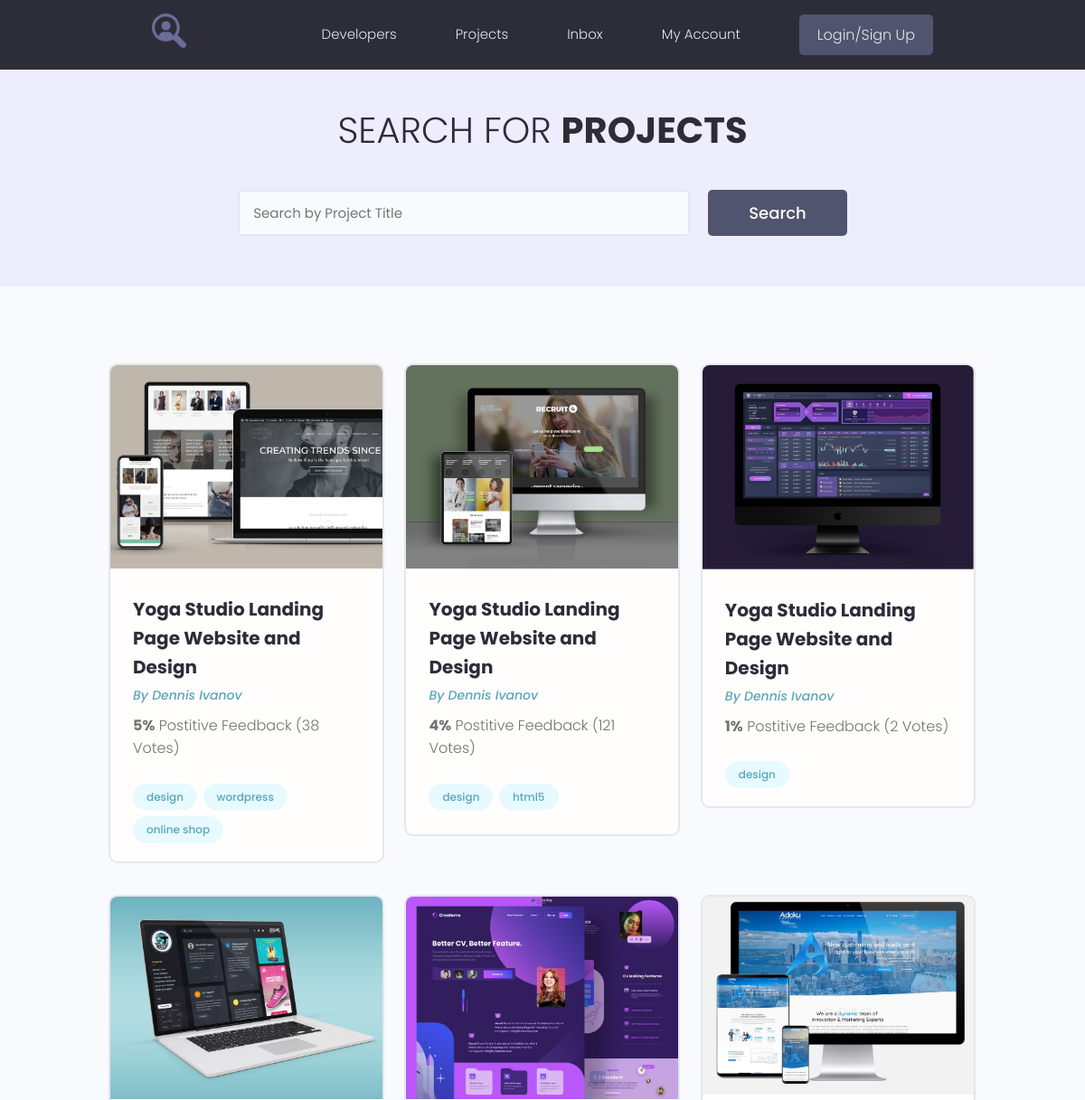
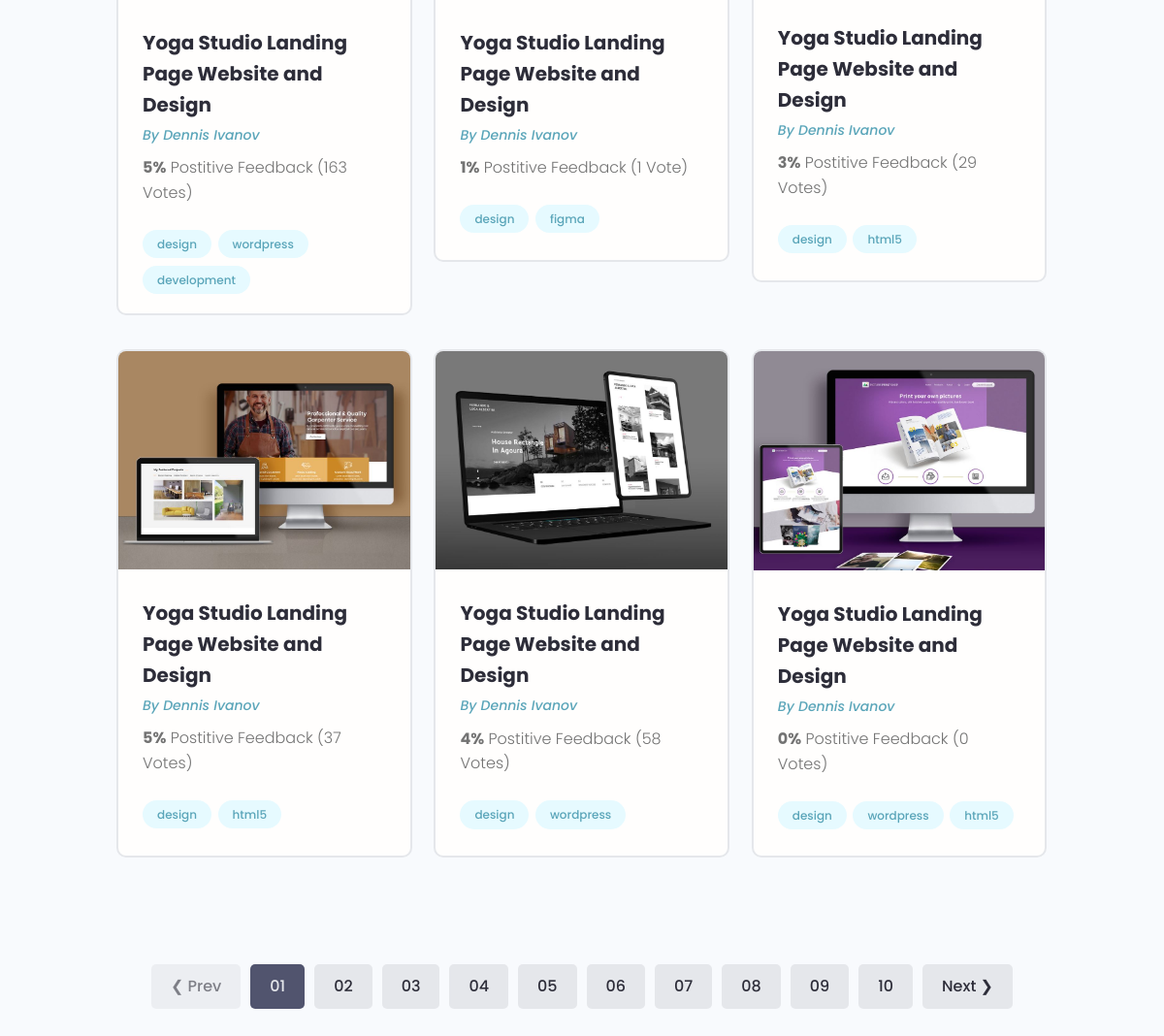
The page / on the database its author committed (2 pictures, top to bottom).
### projects/models.py (models this page shows, shortened)
class Project(models.Model):
    title = models.CharField(max_length=200)
    description = models.TextField(null=True, blank=True)
    featured_image = models.ImageField(upload_to='projects/%Y/%m/%d/', default='default.jpg')
    demo_link = models.CharField(max_length=200, null=True, blank=True)
    source_link = models.CharField(max_length=200, null=True, blank=True)
    tags = models.ManyToManyField('Tag', blank=True)
    vote_total = models.IntegerField(default=0)
    vote_ratio = models.IntegerField(default=0)
    created = models.DateTimeField(auto_now_add=True)

class Tag(models.Model):
    name = models.CharField(max_length=200)
    created = models.DateTimeField(auto_now_add=True)
    def __str__(self):
        return self.name

### projects/views.py (the view)
# urls.py: path('', include('projects.urls')),
def projects(request):
    pr = Project.objects.all()
    context = {
        'projects': pr
    }
    return render(request, 'projects/projects.html', context)

### projects/templates/projects/projects.html (shortened to what this page needs)
{% extends 'projects/base.html' %}
{% block content %}
  <main class="projects">
    <section class="hero-section text-center">
      <div class="container container--narrow">
        <div class="hero-section__box">
          <h2>Search for <span>Projects</span></h2>
        </div>
        <div class="hero-section__search">
          <form class="form" action="#" method="get">
            <div class="form__field">
              <input class="input input--text" id="formInput#search" type="text" name="text"
                placeholder="Search by Project Title" />
            </div>
            <input class="btn btn--sub btn--lg" type="submit" value="Search" />
          </form>
        </div>
      </div>
    </section>
    <section class="projectsList">
      <div class="container">
        <div class="grid grid--three">
          {% for project in projects %}
          <div class="column">
            <div class="card project">
              <a href="{% url 'project' project.id %}" class="project">
                <img class="project__thumbnail" src="{{ project.featured_image.url }}" alt="project thumbnail" />
                <div class="card__body">
                  <h3 class="project__title">Yoga Studio Landing Page Website and Design</h3>
                  <p><a class="project__author" href="profile.html">By Dennis Ivanov</a></p>
                  <p class="project--rating">
                    <span style="font-weight: bold;">{{ project.vote_ratio }}%</span> Postitive
                    Feedback ({{ project.vote_total }} Vote{{ project.vote_total|pluralize:'s'}})
                  </p>
                  <div class="project__tags">
                    {% for tag in project.tags.all %}
                    <span class="tag tag--pill tag--main">
                      <small>{{ tag }}</small>
                    </span>
                    {% endfor %}
                  </div>
                </div>
              </a>
            </div>
          </div>
          {% endfor %}
        </div>
      </div>
    </section>
    <div class="pagination">
      <ul class="container">
        <li><a href="#" class="btn btn--disabled">&#10094; Prev</a></li>
        <li><a href="#" class="btn btn--sub">01</a></li>
        <li><a href="#" class="btn">02</a></li>
        <li><a href="#" class="btn">03</a></li>
        <li><a href="#" class="btn">04</a></li>
        <li><a href="#" class="btn">05</a></li>
        <li><a href="#" class="btn">06</a></li>
        <li><a href="#" class="btn">07</a></li>
        <li><a href="#" class="btn">08</a></li>
        <li><a href="#" class="btn">09</a></li>
        <li><a href="#" class="btn">10</a></li>
        <li><a href="#" class="btn">Next &#10095;</a></li>
      </ul>
    </div>
  </main>
{% endblock %}

### projects/templates/projects/base.html (shortened to what this page needs)
<!DOCTYPE html>
{% load static %}
<html lang="en">
<head>
   <link rel="stylesheet" href="https://maxcdn.bootstrapcdn.com/font-awesome/4.5.0/css/font-awesome.min.css">
  <link rel="stylesheet" href="{% static 'uikit/styles/uikit.css' %}" />
  <link rel="stylesheet" href="{% static 'styles/app.css' %}" />
</head>
<body>
{% include 'projects/navbar.html' %}
{% block content %}
{% endblock %}
</body>
</html>

### projects/templates/projects/navbar.html (shortened to what this page needs)
{% load static %}
  <header class="header">
    <div class="container container--narrow">
      <a href="/" class="header__logo">
        <img src="{% static 'images/logo.svg' %}" alt="DevSearch Logo" />
      </a>
      <nav class="header__nav">
        <ul class="header__menu">
          <li class="header__menuItem"><a href="index.html">Developers</a></li>
          <li class="header__menuItem"><a href="{% url 'projects' %}">Projects</a></li>
          <li class="header__menuItem"><a href="inbox.html">Inbox</a></li>
          <li class="header__menuItem"><a href="account.html">My Account</a></li>
          <li class="header__menuItem"><a href="login.html" class="btn btn--sub">Login/Sign Up</a></li>
        </ul>
      </nav>
    </div>
  </header>

### projects/static/styles/app.css (style rules this page uses)
:root { --color-sub: #2d2d39; }
.btn--sub { background-color: var(--color-sub-light); }
.card { border: 2px solid var(--color-light); }
img { width: 100%; }
.header { position: sticky; z-index: 111; background-color: var(--color-sub); padding: 1.5rem 0; }
.header > .container { display: flex; justify-content: space-between; align-items: center; }
.header__logo > img { height: 3.8rem; }
.header__nav > ul { display: inline-flex; align-items: center; list-style: none; gap: 6.5rem; }
.header__menuItem > a { color: var(--color-light); font-weight: 300; }
.hero-section { height: 40vh; display: flex; align-items: center; background-color: var(--color-sub); }
.hero-section__box { margin-bottom: 4rem; }
.hero-section__box > h2, .hero-section__box > h2 > span { font-size: 4rem; color: var(--color-light); line-height: 1.3; text-transform: uppercase; }
.hero-section__box > h2 { font-weight: 300; }
.hero-section__box > h2 > span { font-weight: 700; }
.hero-section__search > .form { display: flex; align-items: center; justify-content: center; gap: 2rem; }
.hero-section__search > .form input.input--text { width: 50rem; }
.pagination { margin-top: 8rem; margin-bottom: 10rem; }
.pagination > ul { flex-wrap: wrap; list-style: none; display: flex; align-items: center; justify-content: center; gap: 1rem; }
.pagination .btn { color: var(--color-sub); }
.pagination .btn.btn--sub { color: var(--color-light); }
.project__author { font-size: 1.4rem; font-style: italic; }
.project--rating { margin-bottom: 1.6em; margin-top: .5em; }
.projects > .hero-section { background: var(--color-sub-lighter); height: 30vh; }
.projects .hero-section__box { margin-bottom: 2.5rem; }
.projects .hero-section__box > h2 { color: var(--color-sub); }
.projects .hero-section__box > h2 > span { font-weight: 700; color: var(--color-sub); }
.projectsList { margin-top: 8rem; }
.project__thumbnail { object-fit: cover; object-position: top center; width: 100%; }
.project__title { font-size: 2rem; font-weight: 700; color: var(--color-sub); }

### projects/static/uikit/styles/modules/_variables.css (style rules this page uses)
:root { --color-main: #5aa5b9; --color-main-light: #e6faff; --color-sub: #3f4156; --color-sub-light: #51546e; --color-sub-lighter: #ededfd; --color-text: #737373; --color-gray: #8b8b8b; --color-light: #e5e7eb; --color-light-gray: #767676; --color-bg: #f8fafd; --color-white: #fffefd; --color-white-light: #f3f3f3; --color-success: #359e64; --color-success-bg: #def8e8; --color-error: #fc4b0b; --color-error-bg: #fff2ee; --font-base: 'Poppins', arial, helvetica, 'Segoe UI', roboto, ubuntu, sans-serif; --font-monospace: 'Fira Code', 'Courier New', courier, monospace; --font-regular: 300; --font-medium: 500; --font-bold: 700; --generic-shadow: 1px 1px 5px #00000010; --generic-transition: all 0.3s ease-in-out; }

### projects/static/uikit/styles/modules/_base.css (style rules this page uses)
* { margin: 0; padding: 0; box-sizing: border-box; text-rendering: optimizeLegibility; color: inherit; font-size: inherit; }
html { font-size: 50%; }
@media only screen and (min-width: 480px) { html { font-size: 56.25%; } }
@media only screen and (min-width: 1200px) { html { font-size: 62.5%; } }
body { line-height: 1.6; font-weight: 400; font-size: 1.5rem; color: var(--color-text); background-color: var(--color-bg); min-height: 100vh; }

### projects/static/uikit/styles/modules/_typography.css (style rules this page uses)
* { font-family: var(--font-base); }
h2 { font-size: 3.6rem; font-weight: var(--font-bold); }
h3 { font-size: 3.2rem; font-weight: var(--font-medium); }
p, span, strong { font-size: 1.6rem; color: var(--color-text); font-weight: var(--font-regular); }
a { padding-bottom: 2px; text-decoration: none; display: inline-block; color: var(--color-main); font-weight: var(--font-medium); }

### projects/static/uikit/styles/modules/_utilities.css (style rules this page uses)
.container { width: 92%; max-width: 165rem; margin: 0 auto; box-sizing: border-box; }
.container--narrow { width: 92%; max-width: 120rem; }
@media screen and (min-width: 1000px) { .container { width: 90%; } }
@media screen and (min-width: 1000px) { .container--narrow { width: 85%; } }
@media screen and (min-width: 1200px) { .container { width: 80%; } }
@media screen and (min-width: 1200px) { .container--narrow { width: 72%; } }
.text-center { text-align: center; }

### projects/static/uikit/styles/modules/_card.css (style rules this page uses)
.card { border-radius: 1rem; background-color: var(--color-white); border: 1.5px solid var(--color-light); width: auto; height: auto; margin-top: 0.5rem; margin-bottom: 0.5rem; overflow: hidden; }
.card__body, .card__header { padding: 2rem 2.5rem; }

### rows shown on the page
Project: featured_image (picture), vote_ratio "5", vote_total "38"
Tag: name "design"
Tag: name "wordpress"
Tag: name "online shop"
Project: featured_image (picture), vote_ratio "4", vote_total "121"
Tag: name "html5"
Project: featured_image (picture), vote_ratio "1", vote_total "2"
Project: featured_image (picture), vote_ratio "5", vote_total "163"
Tag: name "development"
Project: featured_image (picture), vote_ratio "1", vote_total "1"
Tag: name "figma"
Project: featured_image (picture), vote_ratio "3", vote_total "29"
Project: featured_image (picture), vote_ratio "5", vote_total "37"
Project: featured_image (picture), vote_ratio "4", vote_total "58"
Project: featured_image (picture), vote_ratio "0", vote_total "0"
